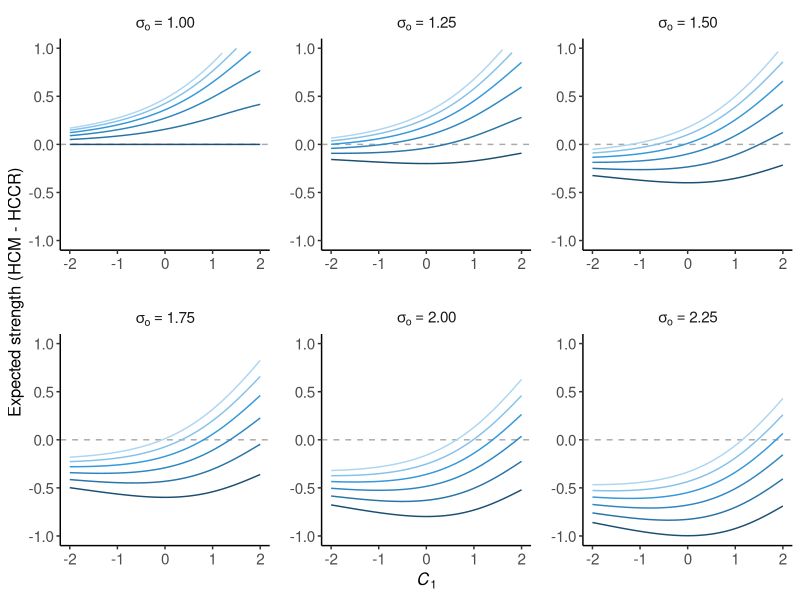
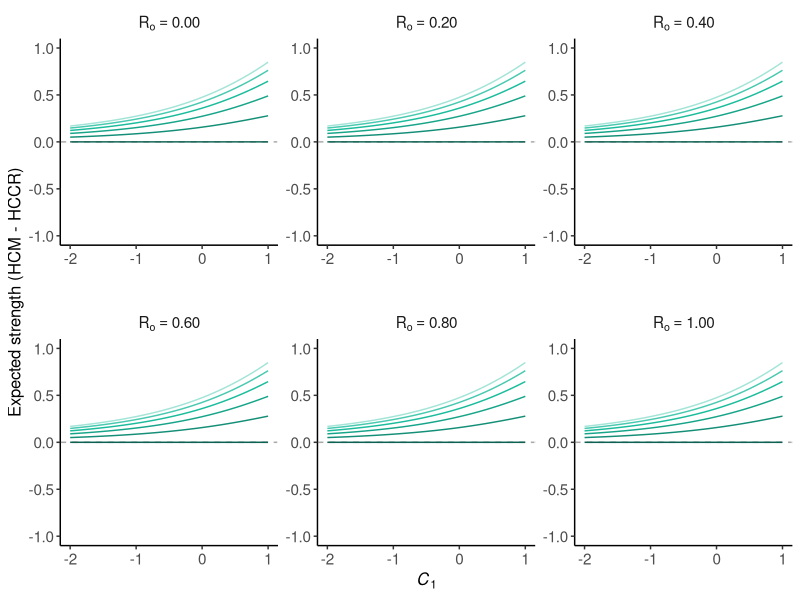
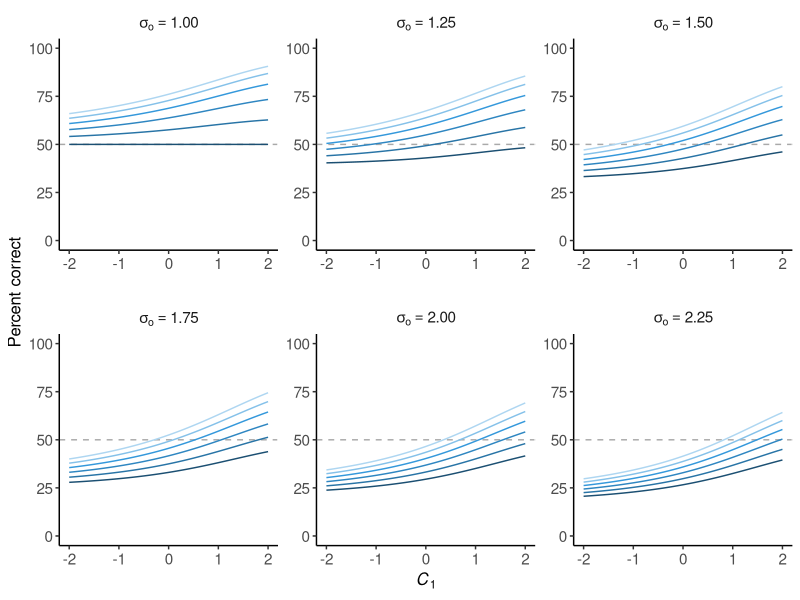
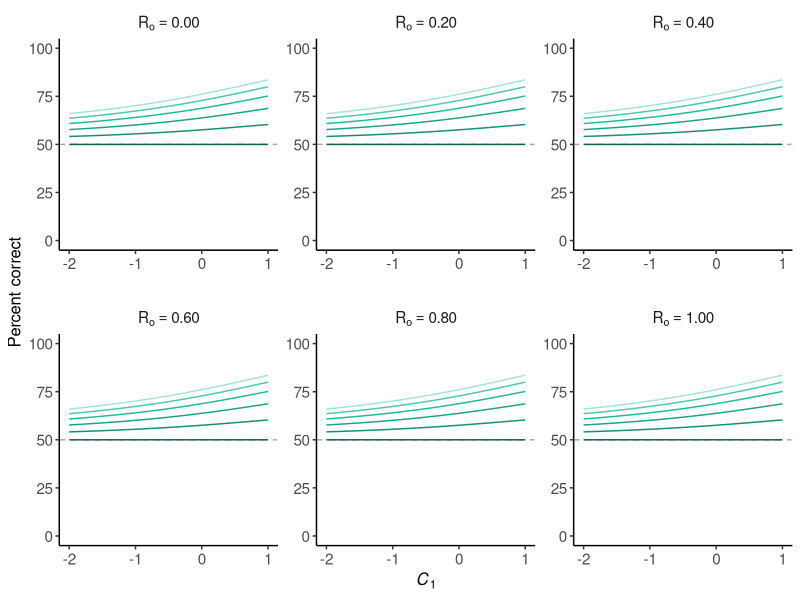

Write the R code that produced these figures, in order.
# Chris Berry 2023
# HCMs and FC accuracy in UVSD and DPSD
# How do expected values and accuracy of 1-1 2AFC trials vary with d/d' and C1?


rm(list=ls())

library(tidyverse)
library(truncnorm)

# Create parameter values for UVSD
set.seed(1) # for consistency in c2
uvsd_pars <- 
  expand_grid(c1=seq(-2,2,0.1),
              sigo=seq(1,2.25,0.25),
              d=seq(0,2.5,0.5)) %>% 
  mutate(c2 = c1 + runif(n(),0.001,3),
         cdiff = c2 - c1)

# Create parameter values for DPSD
set.seed(1) # so c2 is same
dpsd_pars <-
  expand_grid(c1=seq(-2,1,0.1),
              Ro=seq(0,1,0.2),
              dpri=seq(0,2.5,0.5)) %>% 
  mutate(c2 = c1 + runif(n(),0.001,3),
         cdiff = c2 - c1)


## FC -------------------------------------------------------------------------

# function to derive prob FC trial using integration
intFCpcorr_evsd <- function(f,a,b,dpri){
  FCacc <- 
    dnorm(f,dpri,1) / (pnorm(b,dpri,1) - pnorm(a,dpri,1)) *
    (pnorm(f,0,1) - pnorm(a,0,1)) / (pnorm(b,0,1) - pnorm(a,0,1))
  return(FCacc)
}

# function to derive prob FC trial using integration
intFCpcorr_uvsd <- function(f,a,b,Mo,SDo){
  FCacc <- 
    dnorm(f,Mo,SDo) / (pnorm(b,Mo,SDo) - pnorm(a,Mo,SDo)) *
    (pnorm(f,0,1) - pnorm(a,0,1)) / (pnorm(b,0,1) - pnorm(a,0,1))
  return(FCacc)
}

FCacc_uvsd <- function(lower,upper,Mo,SDo,a,b){
  integrate(intFCpcorr_uvsd,lower=lower,
            upper=upper,Mo=Mo,SDo=SDo,a=a,b=b)$value}

v.FCacc_uvsd <- Vectorize(FCacc_uvsd)


FCacc_evsd <- function(lower,upper,dpri,a,b){
  integrate(intFCpcorr_evsd,lower=lower,
            upper=upper,dpri=dpri,a=a,b=b)$value}

v.FCacc_evsd <- Vectorize(FCacc_evsd)


eStrengthJn <- function(Mo,SDo,b){
  eS <- Mo - SDo*((dnorm((b-Mo)/SDo))/(pnorm((b-Mo)/SDo)))
  # returns same thing as etruncnorm(a=-Inf,b=b,mean=Mo,sd=SDo)
  return(eS)
}




# eStrength(HCM minus HCCR)
uvsd_pars %>% 
  mutate(eStrengthMiss = eStrengthJn(Mo=d,SDo=sigo,b=c1),
         eStrengthCR = eStrengthJn(Mo=0,SDo=1,b=c1),
         eStrengthDiffHminF = eStrengthMiss - eStrengthCR,
         d = factor(d)) %>% 
  ggplot(aes(x=c1,y=eStrengthDiffHminF,group=d))+
  geom_hline(yintercept=0,lty=2,colour="darkgray")+
  #geom_line(aes(linetype=d),linewidth=0.5)+
  geom_line(aes(color=d),linewidth=0.5)+
  scale_colour_manual(values=c("#1B4F72","#2874A6","#2E86C1","#3498DB","#85C1E9","#AED6F1"))+
  facet_wrap(~sigo,labeller=label_bquote(sigma[o]==.(sprintf("%0.2f", round(sigo, digits = 2)))),scales="free")+
  ylab("Expected strength (HCM - HCCR)")+
  #ggtitle("Figure X. UVSD model: Expected Strength (HCM - HCCR) as a \n function of criterion and d")+
  theme_bw()+
  xlab(expression(italic(C)[1]))+
  ylim(-1,1)+
  theme(panel.grid.major = element_blank(), panel.grid.minor = element_blank())+
  theme(legend.title = element_text(face = "italic"),
        strip.background = element_blank(),
        strip.text = element_text(face = "bold", size=11),
        panel.border = element_rect(fill = NA, colour = "white"),
        axis.line = element_line(),
        axis.text = element_text(size=11),
        axis.title = element_text(size=12),
        #legend.position = c(0.5,0.5),
        #legend.spacing.y = unit(0.2,'cm'),
        legend.position = "none",
        panel.spacing.y = unit(1.5, "lines"),
        panel.spacing.x = unit(1, "lines")) 

ggsave("1_Figure_1_eDiffMissMinCR_UVSD.png",width=5.5,height=5,dpi=320)  



# eStrength(HCM minus HCCR)
dpsd_pars %>% 
  mutate(eStrengthMiss = eStrengthJn(Mo=dpri,SDo=1,b=c1),
         eStrengthCR = eStrengthJn(Mo=0,SDo=1,b=c1),
         eStrengthDiffHminF = eStrengthMiss - eStrengthCR,
         dpri = factor(dpri)) %>% 
  ggplot(aes(x=c1,y=eStrengthDiffHminF,group=dpri))+
  geom_hline(yintercept=0,lty=2,colour="darkgrey")+  
  geom_line(aes(colour=dpri),linewidth=0.5)+
  scale_colour_manual(values=c("#0E6251","#148F77","#17A589","#1ABC9C","#48C9B0","#A3E4D7"))+
  facet_wrap(~Ro,labeller=label_bquote(R[o]==.(sprintf("%0.2f", round(Ro, digits = 2)))),scales="free")+
  ylab("Expected strength (HCM - HCCR)")+
  #ggtitle("Figure X. DPSD model: Expected Strength (HCM - HCCR) as a \n function of criterion and dpri")+
  theme_bw()+
  ylim(-1,1)+
  xlab(expression(italic(C)[1]))+
  theme(panel.grid.major = element_blank(), panel.grid.minor = element_blank())+
  theme(legend.title = element_text(face = "italic"),
        strip.background = element_blank(),
        strip.text = element_text(face = "bold", size=11),
        panel.border = element_rect(fill = NA, colour = "white"),
        axis.line = element_line(),
        axis.text = element_text(size=11),
        axis.title = element_text(size=12),
        legend.position = "none",
        panel.spacing.y = unit(2, "lines"))

ggsave("1_Figure_3_eDiffMissMinCR_DPSD.png",width=5.5,height=5,dpi=320)  



## UVSD - FC accuracy
# 1-1
uvsd_pars %>% 
  mutate(pC2AFC = v.FCacc_uvsd(lower=-Inf,upper=c1,Mo=d,SDo=sigo,a=-Inf,b=c1)*100,
         d = factor(d)) %>% 
  ggplot(aes(x=c1,y=pC2AFC,group=d))+
  geom_hline(yintercept=50,lty=2,colour="darkgray")+
  geom_line(aes(color=d),linewidth=0.5)+
  scale_colour_manual(values=c("#1B4F72","#2874A6","#2E86C1","#3498DB","#85C1E9","#AED6F1"))+
  facet_wrap(~sigo,labeller=label_bquote(sigma[o]==.(sprintf("%0.2f", round(sigo, digits = 2)))),scales="free")+
  ylab("Percent correct")+
  #ggtitle("Figure X. UVSD model: 1-1 FC Accuracy as a function of \n criterion and d")+
  theme_bw()+
  xlab(expression(italic(C)[1]))+
  theme(panel.grid.major = element_blank(), panel.grid.minor = element_blank())+
  scale_y_continuous(breaks = seq(0,100,25),limits = c(0,100))+
  theme(legend.title = element_text(face = "italic"),
        strip.background = element_blank(),
        strip.text = element_text(face = "bold", size=11),
        panel.border = element_rect(fill = NA, colour = "white"),
        axis.line = element_line(),
        axis.text = element_text(size=11),
        axis.title = element_text(size=12),
        legend.position = "none",
        panel.spacing.y = unit(1.5, "lines"))

ggsave("1_Figure_4_FCacc_1-1_UVSD.png",width=5.5,height=5,dpi=320) 



## DPSD - FC accuracy-----------------------------------------------------------
# 1-1
dpsd_pars %>% 
  mutate(pC2AFC = v.FCacc_evsd(lower=-Inf,upper=c1,dpri=dpri,a=-Inf,b=c1)*100,
         dpri = factor(dpri)) %>% 
  ggplot(aes(x=c1,y=pC2AFC,group=dpri))+
  geom_hline(yintercept=50,lty=2,colour="darkgrey")+
  geom_line(aes(colour=dpri),linewidth=0.5)+
  scale_colour_manual(values=c("#0E6251","#148F77","#17A589","#1ABC9C","#48C9B0","#A3E4D7"))+
  facet_wrap(~Ro,labeller=label_bquote(R[o]==.(sprintf("%0.2f", round(Ro, digits = 2)))),scales="free")+
  ylab("Percent correct")+
  #ggtitle("Figure X. DPSD model: 1-1 FC Accuracy as a function of \n criterion and dpri")+
  theme_bw()+
  xlab(expression(italic(C)[1]))+
  theme(panel.grid.major = element_blank(), panel.grid.minor = element_blank())+
  scale_y_continuous(breaks = seq(0,100,25),limits = c(0,100)) + 
  guides(linetype=guide_legend("d'"))+
  theme(legend.title = element_text(face = "italic"),
        strip.background = element_blank(),
        strip.text = element_text(face = "bold", size=11),
        panel.border = element_rect(fill = NA, colour = "white"),
        axis.line = element_line(),
        axis.text = element_text(size=11),
        axis.title = element_text(size=12),
        legend.position = "none",
        panel.spacing.y = unit(1.5, "lines"))

ggsave("1_Figure_5_FCacc_1-1_DPSD.png",width=5.5,height=5,dpi=320)  
